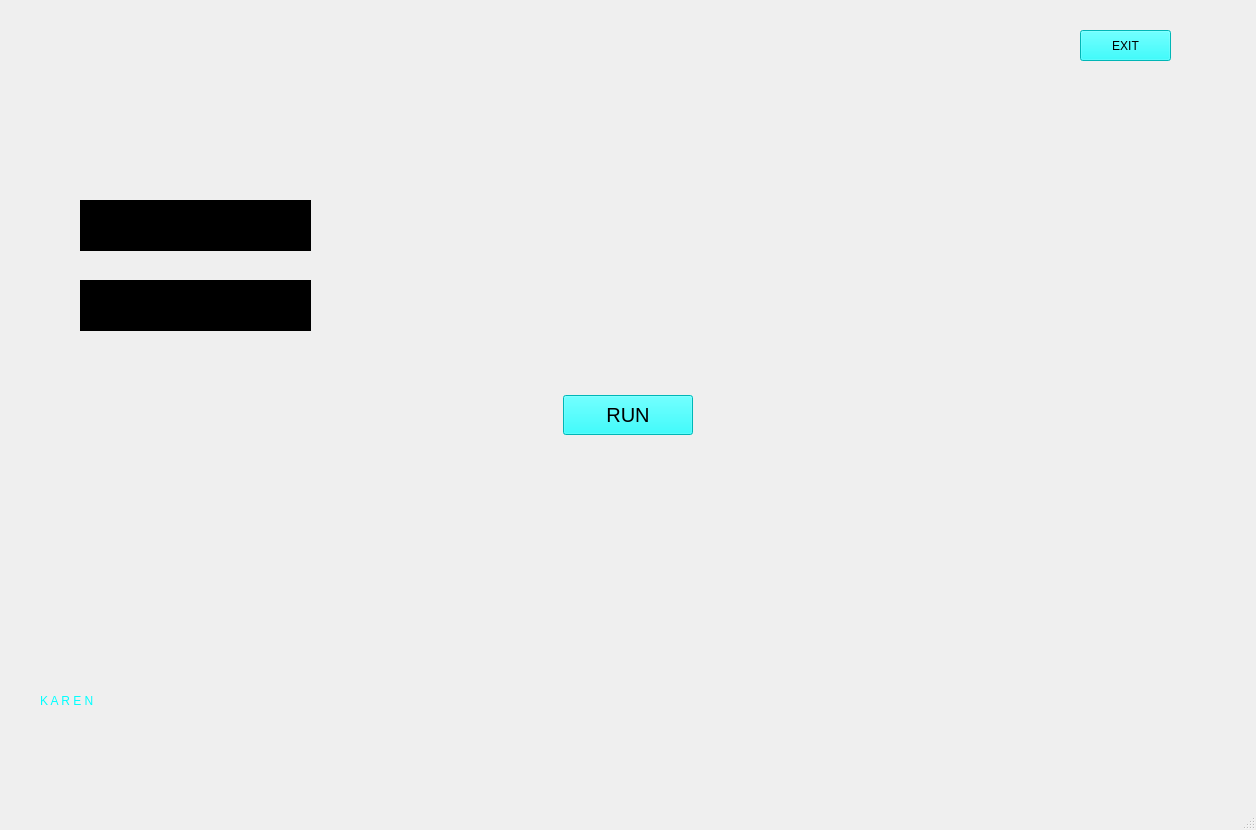
<?xml version="1.0" encoding="UTF-8"?>
<ui version="4.0">
 <class>MainWindow</class>
 <widget class="QMainWindow" name="MainWindow">
  <property name="geometry">
   <rect>
    <x>0</x>
    <y>0</y>
    <width>1256</width>
    <height>830</height>
   </rect>
  </property>
  <property name="windowTitle">
   <string>MainWindow</string>
  </property>
  <widget class="QWidget" name="centralwidget">
   <widget class="QLabel" name="label">
    <property name="geometry">
     <rect>
      <x>-10</x>
      <y>0</y>
      <width>1271</width>
      <height>811</height>
     </rect>
    </property>
    <property name="text">
     <string/>
    </property>
    <property name="pixmap">
     <pixmap>mainbg.png</pixmap>
    </property>
    <property name="scaledContents">
     <bool>true</bool>
    </property>
   </widget>
   <widget class="QLabel" name="label_2">
    <property name="geometry">
     <rect>
      <x>228</x>
      <y>115</y>
      <width>800</width>
      <height>600</height>
     </rect>
    </property>
    <property name="text">
     <string/>
    </property>
    <property name="pixmap">
     <pixmap>run.gif</pixmap>
    </property>
   </widget>
   <widget class="QLabel" name="label_3">
    <property name="geometry">
     <rect>
      <x>4</x>
      <y>5</y>
      <width>381</width>
      <height>171</height>
     </rect>
    </property>
    <property name="text">
     <string/>
    </property>
    <property name="pixmap">
     <pixmap>tl.gif</pixmap>
    </property>
    <property name="scaledContents">
     <bool>true</bool>
    </property>
   </widget>
   <widget class="QPushButton" name="pushButton">
    <property name="geometry">
     <rect>
      <x>563</x>
      <y>395</y>
      <width>130</width>
      <height>40</height>
     </rect>
    </property>
    <property name="styleSheet">
     <string notr="true">font-size:20px;
background-color: rgb(0, 255, 255);
font: 20pt &quot;Stencil&quot;;
</string>
    </property>
    <property name="text">
     <string>RUN</string>
    </property>
   </widget>
   <widget class="QLabel" name="label_4">
    <property name="geometry">
     <rect>
      <x>900</x>
      <y>490</y>
      <width>421</width>
      <height>321</height>
     </rect>
    </property>
    <property name="text">
     <string/>
    </property>
    <property name="pixmap">
     <pixmap>plexus___3.gif</pixmap>
    </property>
    <property name="scaledContents">
     <bool>true</bool>
    </property>
   </widget>
   <widget class="QPushButton" name="pushButton_2">
    <property name="geometry">
     <rect>
      <x>1080</x>
      <y>30</y>
      <width>91</width>
      <height>31</height>
     </rect>
    </property>
    <property name="styleSheet">
     <string notr="true">background-color: rgb(0, 255, 255);
font: 16pt &quot;Stencil&quot;;</string>
    </property>
    <property name="text">
     <string>EXIT</string>
    </property>
   </widget>
   <widget class="QLabel" name="label_5">
    <property name="geometry">
     <rect>
      <x>40</x>
      <y>650</y>
      <width>381</width>
      <height>101</height>
     </rect>
    </property>
    <property name="styleSheet">
     <string notr="true">color: rgb(0, 255, 255);
font: 48pt &quot;Stencil&quot;;</string>
    </property>
    <property name="text">
     <string>K A R E N</string>
    </property>
   </widget>
   <widget class="QLabel" name="label_6">
    <property name="geometry">
     <rect>
      <x>50</x>
      <y>190</y>
      <width>291</width>
      <height>71</height>
     </rect>
    </property>
    <property name="text">
     <string/>
    </property>
    <property name="pixmap">
     <pixmap>frame.png</pixmap>
    </property>
    <property name="scaledContents">
     <bool>true</bool>
    </property>
   </widget>
   <widget class="QLabel" name="label_7">
    <property name="geometry">
     <rect>
      <x>50</x>
      <y>270</y>
      <width>291</width>
      <height>71</height>
     </rect>
    </property>
    <property name="text">
     <string/>
    </property>
    <property name="pixmap">
     <pixmap>frame.png</pixmap>
    </property>
    <property name="scaledContents">
     <bool>true</bool>
    </property>
   </widget>
   <widget class="QTextBrowser" name="textBrowser">
    <property name="geometry">
     <rect>
      <x>80</x>
      <y>200</y>
      <width>231</width>
      <height>51</height>
     </rect>
    </property>
    <property name="styleSheet">
     <string notr="true">background-color: rgb(0, 0, 0);
font: 18pt &quot;Stencil&quot;;</string>
    </property>
   </widget>
   <widget class="QTextBrowser" name="textBrowser_2">
    <property name="geometry">
     <rect>
      <x>80</x>
      <y>280</y>
      <width>231</width>
      <height>51</height>
     </rect>
    </property>
    <property name="styleSheet">
     <string notr="true">background-color: rgb(0, 0, 0);
font: 18pt &quot;Stencil&quot;;</string>
    </property>
   </widget>
  </widget>
  <widget class="QMenuBar" name="menubar">
   <property name="geometry">
    <rect>
     <x>0</x>
     <y>0</y>
     <width>1256</width>
     <height>26</height>
    </rect>
   </property>
  </widget>
  <widget class="QStatusBar" name="statusbar"/>
 </widget>
 <resources/>
 <connections/>
</ui>
